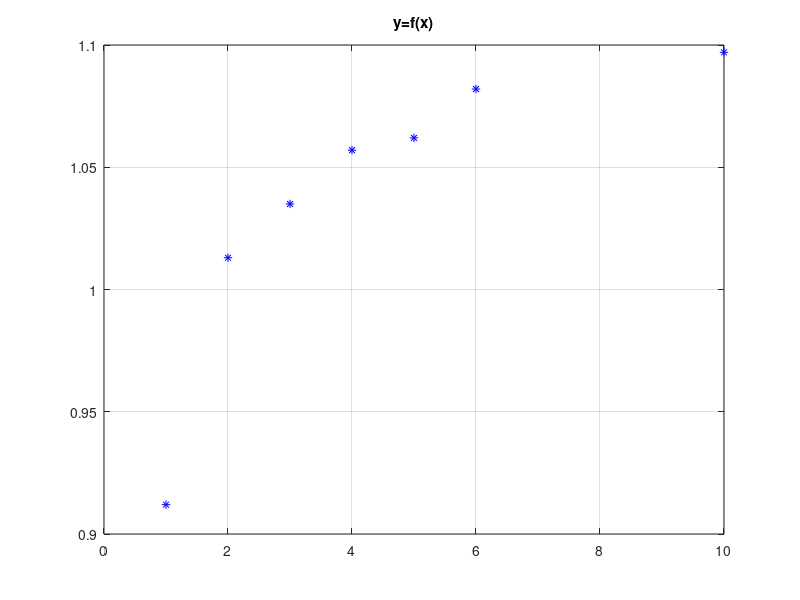
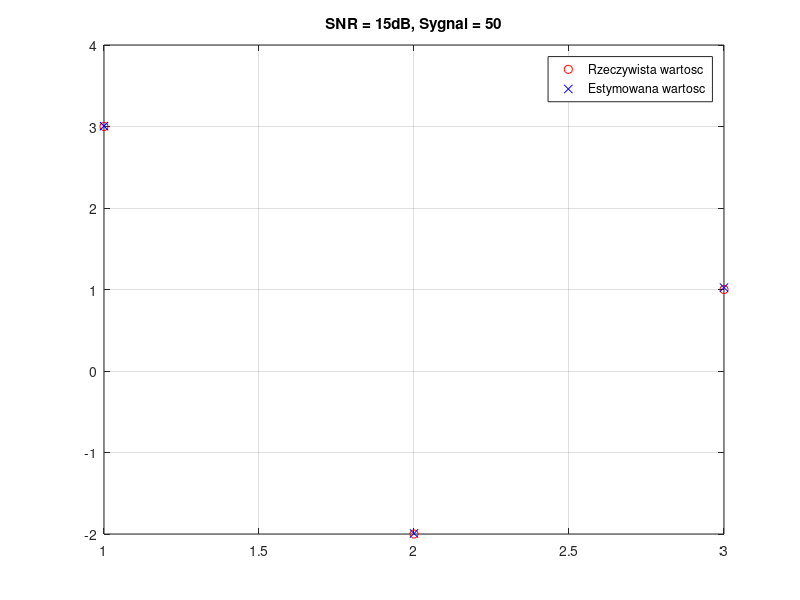

The MATLAB script that drew these images, in order: (Note: this script raises an error after producing the figures.)
%% 1
A=[3,1;
   2,1;
   1,1];
b=[3;
    4;
    5];
x= inv(A' * A)*(A' * b),

%%  2

close all;
clear all;

A=[3,1;
   2,1;
   1,1];
b=[3;
    4;
    5];
[Q,R]=qr(A),
Qt_b =Q' *b,

n = size(A,2),
r2 = Qt_b(1:n),

R1=R(1:n,:);
x = R1 \ r2,


%% 3
% approx_line.m
% Regresja liniowa: y = a*x + b
clear all; close all;
% W wyniku pomiaru otrzymano nastepujace liczby ( x = numer pomiaru, y = wartosc )
x = [ 1 2 3 4 5 6 10 ];
y = [ 0.912 1.013 1.035 1.057 1.062 1.082 1.097 ];
figure; plot( x, y, 'b*' ); title('y=f(x)'); grid; pause
% Aproksymacja linia prosta: y = a * x + b
if(0) % OGOLNIE - rozwiazanie rownania macierzowego
xt = x'; yt = y'; N = length(xt); % X * ab
X = [ xt, ones(N,1) ]; % y(n) = a*x(n) + b = | x(1) 1 | * | a |
ab = X \ yt; % y(1) = a*x(1) + b = | x(2) 1 | | b |
a = ab(1), b = ab(2), % y(2) = a*x(2) + b = | x(3) 1 |
else % W TYM PRZYPADKU - na podstawie wyprowadzonych wzorow
xm = mean( x ); % srednia wartosc wektora x
ym = mean( y ); % srednia wartosc wektora y
xr = x - xm; % wektor x - srednia x (od kazdego elementu)
yr = y - ym; % wektor y - srednia y (od kazdego elementu)
a = (xr * yr') / (xr * xr') % obliczenie wsp a prostej, to samo
% inaczej: a = sum( xr .* yr ) / sum( xr .* xr )

b = ym - a * xm % obliczenie wsp b prostej
end
%figure; plot( x, y, 'b*', x, a*x+b, 'k-' ); title('y=f(x)'); grid; pause
% Takze wielomiany wyzszych rzedow
p = polyfit( x, y, 4 ),  a=p(1), b=p(2), c= p(3), 
figure; plot( x, y, 'b*', x, polyval(p,x), 'r-' ); title('y=f(x)'); grid; pause

%% 4

% approx_channel.m
% Estymacja odpowiedzi impulsowej kanalu transmisji, u nas karty dzwiekowej
clear all; close all;
h = [3; -2; 1 ]; % symulowana odpowiedz impulsowa kanalu
%load h.dat % rzeczywista odpowiedz impul
% sowa kanalu
L = length(h); % liczba wag
SNR_values = [0,5,10,15];
N_values = [30, 40, 50];
for snr = SNR_values
    for N = N_values
        prbs = 2*round( rand(N,1) )-1; % pobudzenie kanalu
        %prbs=[-1,-1,-1,-1,1,-1,1,-1,1,1,1,-1,1,1,-1,1,-1,1,-1,-1,1]’; % krotkie
        %prbs=[1,2,3,4,5,6,7,8,9,10,11,12,13,14,15,16,17,18,19,20,21]’; % test dla X
        x = [ prbs ];

        r = x(L:-1:1); % pierwszy wiersz
        c = x(L:N); % pierwsza kolumna
        X = toeplitz(c,r), pause % macierz pobudzenia o strukturze Toeplitza
        y = X*h; % wynik przejscia pobudzenia przez uklad h(n)
        y_ = awgn(y,snr); % dodanie szumu, tak aby otrzymac zadany SNR
        %he = pinv(X)*y; % czyli inv(X’*X) * X’*y = Rxx * rxy
        he = X \ y_; % to samo zoptymalizowane obliczeniowo
        plot(1:L,h,'ro',1:L,he,'bx'); title('Zadane i obliczone h(n)'); 
        title(['SNR = ', num2str(snr),'dB, Sygnal = ',num2str(N)]);
        legend('Rzeczywista wartosc', 'Estymowana wartosc')
        grid;
    end
end

%% 5
% approx_krata.m
close all; clear all;
% Generacja/wczyranie obrazka
N = 512; Nstep = 32;
[img, cmap] = imread('Lena512.bmp'); img = double(img); % Lena
%img = zeros(N,N); % czarny kwadrat
if(0) % opcjonalna biala siatka
for i=Nstep:Nstep:N-Nstep, img(i-1:i+1,1:N) = 255*ones(3,N); end
for j=Nstep:Nstep:N-Nstep, img(1:N,j-1:j+1) = 255*ones(N,3); end
end
imshow( img, cmap ); pause
% Dodawanie znieksztalcen beczkowych
a = [ 1.06, -0.0002, 0.000005 ]; % wspolczynniki wielomianu znieksztalcen
x=1:N; y=1:N; 
cx = N/2+0.5; % SRODEK DEFORAMACJI
cy = N/2+0.5;
[X,Y] = meshgrid( x, y ); % wszystkie x,y
r = sqrt( (X-cx).^2 + (Y-cy).^2 ); % wszystkie odleglosci od srodka
R = a(1)*r.^1 + a(2)*r.^2 + a(3)*r.^3; % zmiana odleglosci od srodka
Rn = R ./ r; % normowanie
imgR = interp2( img, (X-cx).*Rn+cx, (Y-cy).*Rn+cy ); % interploacja
figure;
subplot(1,2,1),imshow(img,cmap); title('Oryginal');
subplot(1,2,2),imshow(imgR, cmap); title('Rybie oko'); pause
% Estymacja znieksztalcen beczkowych
i = Nstep : Nstep : N-Nstep; j=i; % polozenie linii w pionie i poziomie
[I,J] = meshgrid( i, j ); % wszystkie (x,y) punktow przeciec
r = sqrt( (I-cx).^2 + (J-cy).^2 ); % wszystkie promienie od srodka
R = a(1)*r + a(2)*r.^2 + a(3)*r.^3; % odpowiadajace punkty obrazu znieksztalconego
r = sort( r(:) ); % sortowanie
R = sort( R(:) ); % sortowanie
aest1 = pinv([ r.^1, r.^2, r.^3 ])*R; aest1 = [ aest1(end:-1:1); 0]; % rozw.1
aest2 = polyfit( r, R, 3)'; % rozw.2
[ aest1, aest2 ], pause % porownanie
aest = aest1; % wybor rozwiazania
% Wielomian R=f(r) i odwrotny r=g(R)
r = 0:N/2; % wybrane promienie
R = polyval( aest, r); % R=f(r) wielomianu znieksztalcen
figure; subplot(121); plot(r,R), title('R=f(r)');
ainv = polyfit( R, r, 3), % wspolczynniki wielomiany odwrotnego
subplot(122); plot(R,r), title('r=g(R)'); pause
% Korekta znieksztalcen beczkowych
[X,Y] = meshgrid( x, y ); % wszystkie punkty (x,y) znieksztalconego
R = sqrt( (X-cx).^2 + (Y-cy).^2 ); % wszystkie zle promienie
Rr = polyval( ainv, R ); % wszystkie dobre promienie
Rn = Rr./R; % normowanie
imgRR=interp2( imgR, (X-cx).*Rn+cx, (Y-cy).*Rn+cy ); % interpolacja
figure;
subplot(1,2,1),imshow(imgR,cmap); title('Wejscie - efekt rybie oko');
subplot(1,2,2),imshow(imgRR,cmap); title('Wyjscie - po korekcie');
colormap gray
pause
